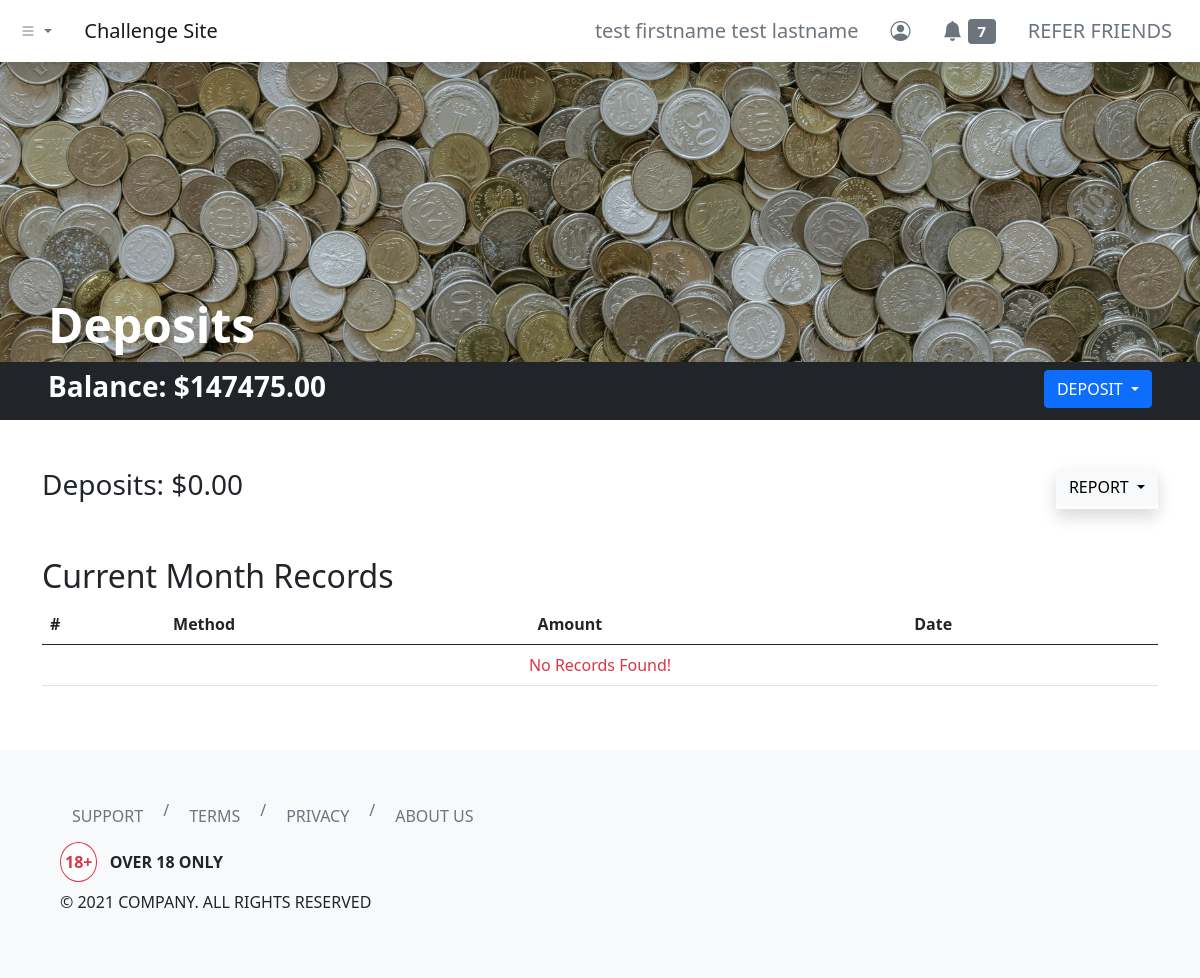
Screenshot of /dashboard/deposits/?report-filter=current-month (signed in) with the database file from the repository.
### tables this page shows
CREATE TABLE `users` (
  `id` int(11) NOT NULL,
  `username` varchar(255) NOT NULL,
  `first_name` varchar(255) NOT NULL,
  `last_name` varchar(255) NOT NULL,
  `email` varchar(255) NOT NULL,
  `user_password` varchar(255) NOT NULL,
  `balance` decimal(65,30) UNSIGNED NOT NULL DEFAULT 0.000000000000000000000000000000,
  `skill_points` int(11) NOT NULL
);

### php-apis/clean-input.php (called while the page is built)
<?php
function clean_input($data)
{
    $data = trim($data);
    $data = stripslashes($data);
    $data = htmlspecialchars($data);
    return $data;
}

### dashboard/deposits/index.php (the view, shortened to what this page needs)
<?php
include '../../header.php';
?>
<link rel="stylesheet" href="./index.css">
<div class="hero bg-dark d-flex align-items-end px-5">
    <h1 class="text-white display-5 fw-bold">Deposits</h1>
</div>
<div class="container-fluid bg-dark py-2 px-5">
    <div class="row">
        <div class="col d-flex justify-content-between">
            <h3 class="text-white fw-bold">Balance:
                <?php
                include_once '../../php-apis/db-config.php';
                include_once '../../php-apis/clean-input.php';
                $user_id = $_SESSION['id'];
                $sql3 = "SELECT * FROM users WHERE id=$user_id";
                $result3 = mysqli_query($conn, $sql3);
                if (mysqli_num_rows($result3) > 0) {
                    while ($row3 = mysqli_fetch_assoc($result3)) {
                        echo '$' . number_format($row3['balance'], 2, '.', '');
                    }
                } else {
                    header("Location: ../../php-apis/logout.php");
                    die();
                }
                ?>
            </h3>
            <div class="dropdown">
                <button class="btn btn-primary dropdown-toggle text-uppercase" type="button" data-bs-toggle="dropdown" aria-expanded="false">
                    Deposit
                </button>
            </div>
        </div>
    </div>
</div>
<div class="container my-5">
    <div class="row">
        <div class="col">
            <h3>Deposits:
                <?php
                $sql = "SELECT SUM(amount) AS depositSum FROM deposit_log WHERE deposit_by = $user_id";
                $result = mysqli_query($conn, $sql);
                if (mysqli_num_rows($result) > 0) {
                    while ($row = mysqli_fetch_assoc($result)) {
                        echo '$' . number_format($row['depositSum'], 2, '.', '');
                    }
                } else {
                    echo "$0.00";
                }
                ?>
            </h3>
        </div>
        <div class="col d-flex">
            <div class="dropdown shadow ms-auto">
                <button class="btn btn-light dropdown-toggle text-uppercase" type="button" data-bs-toggle="dropdown" aria-expanded="false">
                    Report
                </button>
            </div>
        </div>
    </div>
</div>
<div class="container my-5">
    <div class="row">
        <div class="col">
            <h2 class="text-capitalize"><?php echo (isset($_GET['report-filter']) && !empty($_GET['report-filter'])) ? (str_replace("-", " ", mysqli_real_escape_string($conn, clean_input($_GET['report-filter'])))) : ("All") ?> Records</h2>
            <table class="table">
                <thead>
                    <tr>
                        <th scope="col">#</th>
                        <th scope="col">Method</th>
                        <th scope="col">Amount</th>
                        <th scope="col">Date</th>
                    </tr>
                </thead>
                <tbody>
                    <?php
                    if (isset($_GET['report-filter']) && !empty($_GET['report-filter'])) {
                        $reportFilter = mysqli_real_escape_string($conn, clean_input($_GET["report-filter"]));
                        switch ($reportFilter) {
                            case "current-month":
                                $sql2 = "SELECT * FROM deposit_log WHERE MONTH(server_timestamp) = MONTH(CURRENT_DATE()) AND YEAR(server_timestamp) = YEAR(CURRENT_DATE()) AND deposit_by = $user_id ORDER BY server_timestamp DESC";
                                break;
                        }
                    } else {
                        $sql2 = "SELECT * FROM deposit_log WHERE deposit_by = $user_id ORDER BY server_timestamp DESC";
                    }
                    $result2 = mysqli_query($conn, $sql2);
                    if (mysqli_num_rows($result2) > 0) {
                        $count = 1;
                        while ($row2 = mysqli_fetch_assoc($result2)) {
                    ?>
                            <tr>
                                <th scope="row"><?php echo $count; ?></th>
                                <td><?php echo $row2['method']; ?></td>
                                <td><?php echo '$' . number_format($row2['amount'], 2, '.', ''); ?></td>
                                <td><?php echo $row2['client_date']; ?></td>
                            </tr>
                        <?php
                            $count++;
                        }
                    } else {
                        ?>
                        <tr>
                            <td colspan="4" class="text-center text-danger">No Records Found!</td>
                        </tr>
                    <?php } ?>
                </tbody>
            </table>
        </div>
    </div>
</div>
<?php
include '../../footer.php';
?>

### header.php (shortened to what this page needs)
<?php
function urlPrefix()
{
    if (basename(getcwd()) === basename(__DIR__)) {
        return './';
    } elseif (basename(dirname(getcwd())) === basename(__DIR__)) {
        return '../';
    } elseif (basename(dirname(dirname(getcwd()))) === basename(__DIR__)) {
        return '../../';
    } elseif (basename(dirname(dirname(dirname(getcwd())))) === basename(__DIR__)) {
        return '../../../';
    } else {
        return './';
    }
}
?>
<!DOCTYPE html>
<html lang="en">
<head>
    <link href="https://cdn.jsdelivr.net/npm/bootstrap@5.0.0-beta2/dist/css/bootstrap.min.css" rel="stylesheet">
    <link rel="stylesheet" href="https://cdn.jsdelivr.net/npm/bootstrap-icons@1.3.0/font/bootstrap-icons.css">
</head>
<body>
    <nav class="navbar navbar-expand-sm navbar-light bg-white shadow">
        <div class="container-fluid">
            <ul class="navbar-nav me-4">
                <li class="nav-item dropdown">
                    <a class="nav-link dropdown-toggle" href="#" id="navbarDropdownMenuLink" role="button" data-bs-toggle="dropdown" aria-expanded="false">
                        <i class="bi bi-list"></i>
                    </a>
                </li>
            </ul>
            <a class="navbar-brand" href="<?php echo urlPrefix(); ?>">Challenge Site</a>
            <div class="collapse navbar-collapse" id="navbarNavDropdown">
                <ul class="navbar-nav ms-auto">
                    <?php if (isset($_SESSION['id'])) { ?>
                        <li class="nav-item">
                            <a class="btn btn-lg btn-outline-secondary border-0" aria-current="page" href="<?php echo urlPrefix() . 'dashboard/profile/'; ?>">
                                <?php
                                include_once urlPrefix() . 'php-apis/db-config.php';
                                $user_id = $_SESSION['id'];
                                $sql = "SELECT * FROM users WHERE id=$user_id";
                                $result = mysqli_query($conn, $sql);
                                if (mysqli_num_rows($result) > 0) {
                                    while ($row = mysqli_fetch_assoc($result)) {
                                        echo $row['first_name'] . ' ' . $row['last_name'];
                                    }
                                } else {
                                    header("Location: " . urlPrefix() . "php-apis/logout.php");
                                    die();
                                }
                                ?>
                            </a>
                        </li>
                        <li class="nav-item">
                            <a class="btn btn-lg btn-outline-secondary border-0" aria-current="page" href="<?php echo urlPrefix() . 'dashboard/profile/'; ?>"><i class="bi bi-person-circle"></i></a>
                        </li>
                        <li class="nav-item">
                            <a class="btn btn-lg btn-outline-secondary border-0" aria-current="page" href="<?php echo urlPrefix() . 'dashboard/notifications/'; ?>">
                                <i class="bi bi-bell-fill"></i>
                                <span class="badge bg-secondary">
                                    <?php
                                    $sql2 = "SELECT COUNT(*) AS unread_notifs FROM notifications WHERE notif_for = $user_id AND notif_status = 'unread'";
                                    $result2 = mysqli_query($conn, $sql2);
                                    if (mysqli_num_rows($result2) > 0) {
                                        while ($row2 = mysqli_fetch_assoc($result2)) {
                                            echo $row2['unread_notifs'];
                                        }
                                    } else {
                                        echo "0";
                                    }
                                    ?>
                                </span>
                            </a>
                        </li>
                        <li class="nav-item">
                            <a class="btn btn-lg btn-outline-secondary border-0" aria-current="page" href="<?php echo urlPrefix() . 'dashboard/refer/'; ?>">REFER FRIENDS</a>
                        </li>
                    <?php } else { ?>
                        <li class="nav-item">
                            <a class="btn btn-lg btn-outline-secondary border-0" aria-current="page" href="<?php echo urlPrefix() . 'login/'; ?>">ENTER</a>
                        </li>
                    <?php } ?>
                </ul>
            </div>
        </div>
    </nav>

### dashboard/deposits/index.css (style rules this page uses)
.hero { background-image: url('../../images/pawel-czerwinski-PtHP1wFSSYI-unsplash.jpg'); background-position: center; background-repeat: no-repeat; background-size: cover; min-height: 300px; }

### rows the page displays
users: first_name "test firstname", last_name "test lastname", balance "147475.00"

### other values shown
$row2['unread_notifs'] "7"
$row['depositSum'] "0.00"
